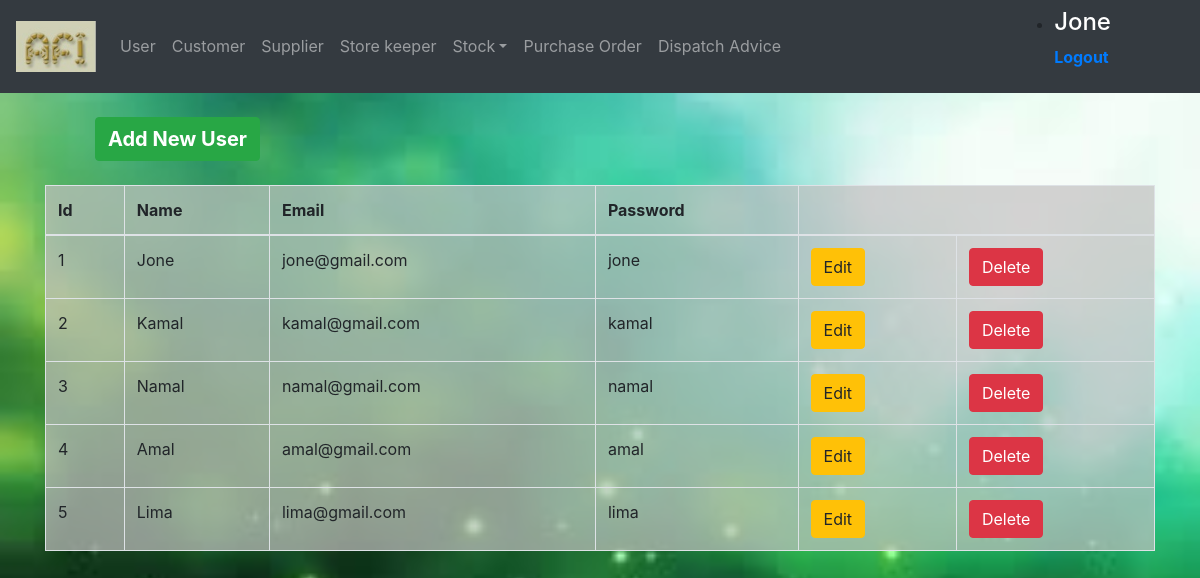
Page /users/home.php (signed in) on the committed database.
### tables this page shows
CREATE TABLE `users` (
  `id` bigint(20) UNSIGNED NOT NULL,
  `name` varchar(191) NOT NULL,
  `email` varchar(191) NOT NULL,
  `password` varchar(191) NOT NULL
);

### users/home.php (the view, shortened to what this page needs)
<?php
  include '../login/dbconnection.php';
  $sql = "SELECT * FROM users";
  $result = $conn->query($sql);
?>
<!DOCTYPE html>
<html lang="en">
<head>
  <link rel="stylesheet" href="../css/bootstrap.min.css">
  <link rel="stylesheet" type="text/css" href="../css/users.css">
</head>
<body>
  <header><?php include '../login/nav.php'?></header>
  <div class="container"><br>
    <a href="insert.php" class="btn btn-success" id="Butt">Add New User</a><br><br>
    <table class="table table-bordered">
      <thead>
        <tr>
          <th>Id</th>
          <th>Name</th>
          <th>Email</th>
          <th>Password</th>
          <th colspan="2"></th>
        </tr>
      </thead>
      <tbody>
        <?php
          if($result->num_rows > 0){
            while ($row = $result->fetch_assoc()) {
        ?>
              <tr>
                <td><?php echo $row['id'];?></td>
                <td><?php echo $row['name'];?></td>
                <td><?php echo $row['email'];?></td>
                <td><?php echo $row['password'];?></td>
                <td><a href="edit.php?id=<?=$row['id'];?>" class="btn btn-warning">Edit</a></td>
                <td><a href="delete.php?id=<?=$row['id'];?>" class="btn btn-danger">Delete</a></td>
              </tr>
              <?php
            }
          }
          else{
            echo "0 results";
          }
        ?>
      </tbody>
    </table>
  </div>
</body>
</html>

### login/nav.php (shortened to what this page needs)
<!DOCTYPE html>
<html lang="en">
<head>
  <link rel="stylesheet" href="css/bootstrap.min.css">
</head>
<body>
  <div>
    <nav class="navbar navbar-expand-sm bg-dark navbar-dark">
      <a class="navbar-brand" href="../login/welcome.php">
        <img src="../images/logo.jpg" alt="logo" style="width:80px;">
      </a>
      <ul class="navbar-nav">
      	<li class="nav-item">
          <a class="nav-link" href="../users/home.php">User</a>
        </li>
        <li class="nav-item">
          <a class="nav-link" href="../customers/home.php">Customer</a>
        </li>
        <li class="nav-item">
          <a class="nav-link" href="../suppliers/home.php">Supplier</a>
        </li>
        <li class="nav-item">
          <a class="nav-link" href="../storeKeeper/home.php">Store keeper</a>
        </li>
        <li class="nav-item dropdown">
          <a class="nav-link dropdown-toggle" href="#" id="navbardrop" data-toggle="dropdown">Stock</a>
        </li>
        <li class="nav-item">
          <a class="nav-link" href="../purchaseOrder/home.php">Purchase Order</a>
        </li>
        <li class="nav-item">
          <a class="nav-link" href="../dispatchAdvice/home.php">Dispatch Advice</a>
        </li>
      </ul>
      <ul style="">
        <li class="nav-item">
          <h4 style="color: #ffffff;"><?php echo $_SESSION['username'] ;?></h4>
          <a href="../login/logout.php"><b>Logout</b></a>
        </li>
      </ul>
    </nav>
  </div>
</body>
</html>

### css/users.css (style rules this page uses)
body { background: url(../images/user_bg.jpg); background-size: cover; background-position: top; }
#Butt { font-size: 20px; font-weight: bold; margin-left: 50px; }
table { background: rgba(194,193,193,0.7); }

### rows in the picture
users: id "1", name "Jone", email "jone@gmail.com", password "jone"
users: id "2", name "Kamal", email "kamal@gmail.com", password "kamal"
users: id "3", name "Namal", email "namal@gmail.com", password "namal"
users: id "4", name "Amal", email "amal@gmail.com", password "amal"
users: id "5", name "Lima", email "lima@gmail.com", password "lima"

### other values in the picture
$_SESSION['username'] "Jone"
